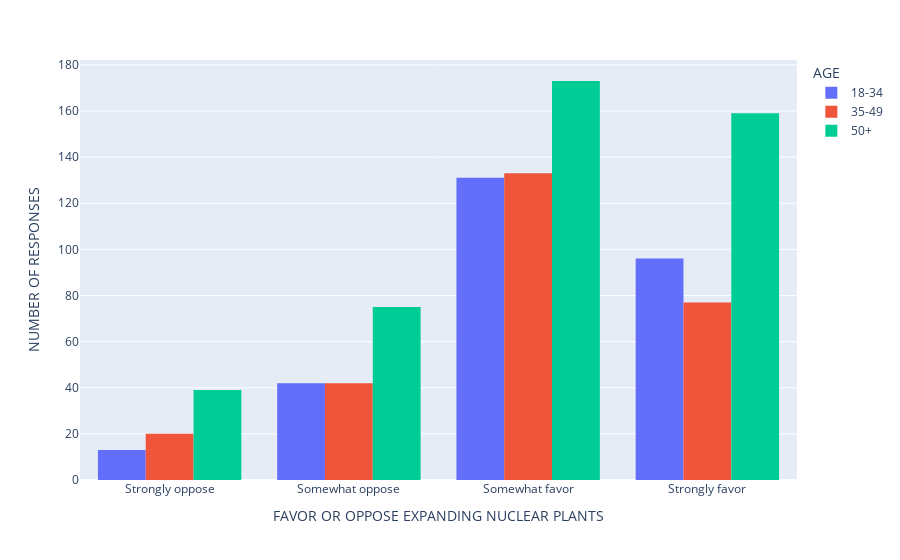
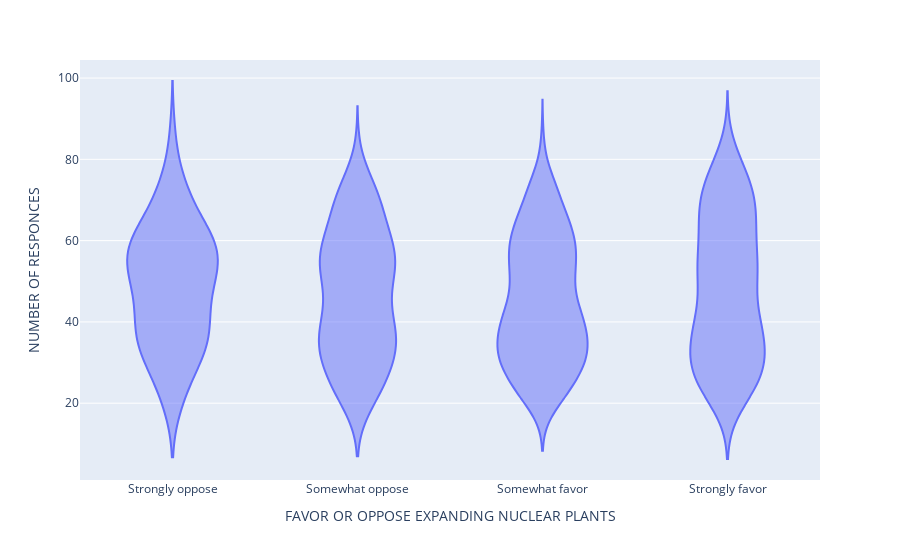

Here is the notebook cell these charts were saved with, in order:
### Code cell
# Update this one to use Q2 instead of hAge1. Find the mean or something
# Maybe use a percentage or something 
fig = px.histogram(dataframe1, x="Q10", color="hAge1", barmode="group").update_xaxes(categoryorder='array', categoryarray=["Strongly oppose", "Somewhat oppose", "Somewhat favor", "Strongly favor"]).update_layout(
xaxis_title="FAVOR OR OPPOSE EXPANDING NUCLEAR PLANTS", yaxis_title="NUMBER OF RESPONSES", legend_title="AGE",
)
fig.show()

# Q2 is exact age
fig = px.violin(dataframe1, x="Q10", y="Q2").update_xaxes(categoryorder='array', categoryarray=["Strongly oppose", "Somewhat oppose", "Somewhat favor", "Strongly favor"]).update_layout(
xaxis_title="FAVOR OR OPPOSE EXPANDING NUCLEAR PLANTS", yaxis_title="NUMBER OF RESPONCES", legend_title="AGE OF RESPONDENT",
)
fig.show()

### Figure 1 — Plotly figure (JSON) as saved in the notebook; plotly's stock layout.template omitted (floating-point values rounded to 4 significant figures; data arrays with more than 128 entries replaced by an {"elided": "..."} marker saying what was removed)
{"data": [{"alignmentgroup": "True", "bingroup": "x", "hovertemplate": "hAge1=18-34<br>Q10=%{x}<br>count=%{y}<extra></extra>", "legendgroup": "18-34", "marker": {"color": "#636efa", "pattern": {"shape": ""}}, "name": "18-34", "offsetgroup": "18-34", "orientation": "v", "showlegend": true, "type": "histogram", "x": {"elided": "282 str values"}, "xaxis": "x", "yaxis": "y"}, {"alignmentgroup": "True", "bingroup": "x", "hovertemplate": "hAge1=35-49<br>Q10=%{x}<br>count=%{y}<extra></extra>", "legendgroup": "35-49", "marker": {"color": "#EF553B", "pattern": {"shape": ""}}, "name": "35-49", "offsetgroup": "35-49", "orientation": "v", "showlegend": true, "type": "histogram", "x": {"elided": "272 str values"}, "xaxis": "x", "yaxis": "y"}, {"alignmentgroup": "True", "bingroup": "x", "hovertemplate": "hAge1=50+<br>Q10=%{x}<br>count=%{y}<extra></extra>", "legendgroup": "50+", "marker": {"color": "#00cc96", "pattern": {"shape": ""}}, "name": "50+", "offsetgroup": "50+", "orientation": "v", "showlegend": true, "type": "histogram", "x": {"elided": "446 str values"}, "xaxis": "x", "yaxis": "y"}], "layout": {"autosize": true, "barmode": "group", "legend": {"title": {"text": "AGE"}, "tracegroupgap": 0}, "margin": {"t": 60}, "xaxis": {"anchor": "y", "autorange": true, "categoryarray": ["Strongly oppose", "Somewhat oppose", "Somewhat favor", "Strongly favor"], "categoryorder": "array", "domain": [0, 1], "range": [-0.5, 3.5], "title": {"text": "FAVOR OR OPPOSE EXPANDING NUCLEAR PLANTS"}, "type": "category"}, "yaxis": {"anchor": "x", "autorange": true, "domain": [0, 1], "range": [0, 182.1], "title": {"text": "NUMBER OF RESPONSES"}}}}

### Figure 2 — Plotly figure (JSON) as saved in the notebook; plotly's stock layout.template omitted (floating-point values rounded to 4 significant figures; data arrays with more than 128 entries replaced by an {"elided": "..."} marker saying what was removed)
{"data": [{"alignmentgroup": "True", "box": {"visible": false}, "hovertemplate": "Q10=%{x}<br>Q2=%{y}<extra></extra>", "legendgroup": "", "marker": {"color": "#636efa"}, "name": "", "offsetgroup": "", "orientation": "v", "scalegroup": "True", "showlegend": false, "type": "violin", "x": {"elided": "1000 str values"}, "x0": " ", "xaxis": "x", "y": {"elided": "1000 int values"}, "y0": " ", "yaxis": "y"}], "layout": {"autosize": true, "legend": {"title": {"text": "AGE OF RESPONDENT"}, "tracegroupgap": 0}, "margin": {"t": 60}, "violinmode": "group", "xaxis": {"anchor": "y", "autorange": true, "categoryarray": ["Strongly oppose", "Somewhat oppose", "Somewhat favor", "Strongly favor"], "categoryorder": "array", "domain": [0, 1], "range": [-0.5, 3.5], "title": {"text": "FAVOR OR OPPOSE EXPANDING NUCLEAR PLANTS"}, "type": "category"}, "yaxis": {"anchor": "x", "autorange": true, "domain": [0, 1], "range": [1.104, 104.4], "title": {"text": "NUMBER OF RESPONCES"}, "type": "linear"}}}
